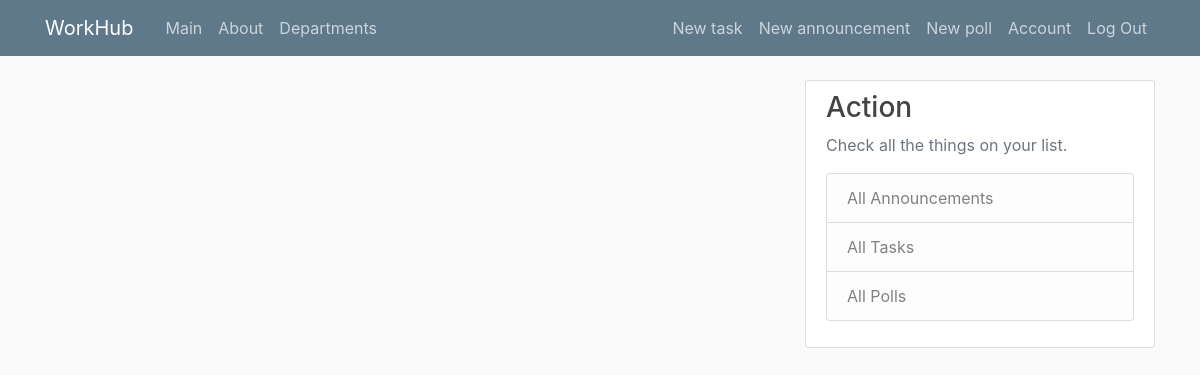
Before: /all_tasks (signed in) with the older database file.
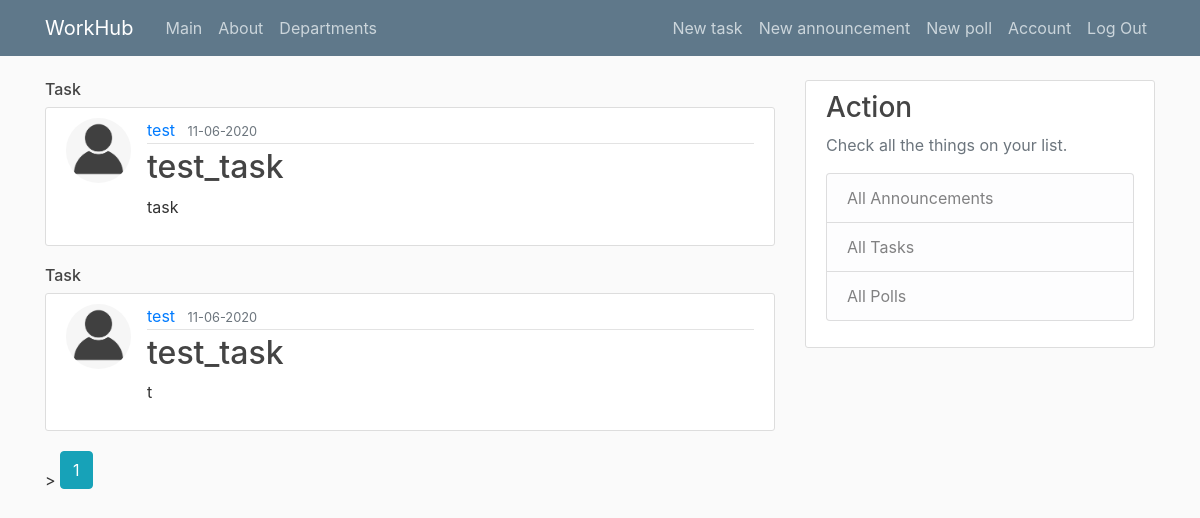
After: the same page with the newer database file.
### scheduler/models.py (models this page shows, shortened)
class Task(db.Model):
    id = db.Column(db.Integer, primary_key=True)
    title = db.Column(db.String(100), nullable=False)
    date_posted = db.Column(db.DateTime, nullable=False, default=datetime.utcnow)
    content = db.Column(db.Text, nullable=False)
    user_id = db.Column(db.Integer, db.ForeignKey('user.id'), nullable=False)

class User(db.Model, UserMixin):
    id = db.Column(db.Integer, primary_key=True)
    username = db.Column(db.String(20), unique=True, nullable=False)
    email = db.Column(db.String(120), unique=True, nullable=False)
    is_manager = db.Column(db.Boolean, nullable=False)
    dept = db.Column(db.String(60), nullable=False)
    image_file = db.Column(db.String(20), nullable=False, default='default.jpg')
    password = db.Column(db.String(60), nullable=False)
    announcement = db.relationship('Announcement', backref='author', lazy=True)
    poll = db.relationship('Poll', backref='author', lazy=True)
    task = db.relationship('Task', backref='author', lazy=True)

### scheduler/routes.py (the view)
@app.route("/all_tasks", methods=['GET', 'POST'])
def all_tasks():
	page = request.args.get('page', 1, type = int)
	task_ids = []
	task_ids = db.session.query(Task_recipent.task_id).filter(Task_recipent.recipient == current_user.id)
	tasks = Task.query.filter(Task.id.in_(task_ids)).paginate(per_page = 5)
	return render_template('all_tasks.html', tasks =tasks, title = 'All tasks')

### scheduler/models.py (called while the page is built)
@login_manager.user_loader
def load_user(user_id):
    return User.query.get(int(user_id))

### scheduler/templates/all_tasks.html
{% extends "layout.html" %}
{% block content %}
	{% for task in tasks.items %}
        <h6>Task</h6>
        <article class="media content-section">
          <img class = "rounded-circle article-img" src = "{{ url_for('static', filename = 'profile_pics/' + task.author.image_file) }}">
          <div class="media-body">
            <div class="article-metadata">
              <a class="mr-2" href="#">{{ task.author.username }}</a>
              <small class="text-muted">{{task.date_posted.strftime('%m-%d-%Y') }}</small>
            </div>
            <h2><a class="article-title" href="{{url_for('task', task_id = task.id)}}">{{ task.title }}</a></h2>
            <p class="article-content">{{ task.content }}</p>
          </div>
        </article>
	{% endfor  %}
  {% for page_num in tasks.iter_pages(left_edge = 1, right_edge = 1, left_current = 1, right_current = 2) %}
    {% if page_num %}
      {% if tasks.page == page_num %}>
        <a class = "btn btn-info mb-4" href = "{{ url_for('main', page = page_num)}} ">{{page_num}} </a>
      {% else %}
        <a class = "btn btn-outline-info mb-4" href = "{{ url_for('main', page = page_num)}} ">{{page_num}} </a>
      {% endif %}
    {% else %}
      ...
    {% endif %}
  {% endfor %}
{% endblock content  %}

### scheduler/templates/layout.html (shortened to what this page needs)
<!DOCTYPE html>
<html>
<head>
    <link rel="stylesheet" href="https://maxcdn.bootstrapcdn.com/bootstrap/4.0.0/css/bootstrap.min.css">
    <link rel="stylesheet" type="text/css" href="{{ url_for('static', filename='main.css') }}">
</head>
<body>
    <header class="site-header">
      <nav class="navbar navbar-expand-md navbar-dark bg-steel fixed-top">
        <div class="container">
          <a class="navbar-brand mr-4" href="/">WorkHub</a>
          <div class="collapse navbar-collapse" id="navbarToggle">
            <div class="navbar-nav mr-auto">
              <a class="nav-item nav-link" href="{{ url_for('main') }}">Main</a>
              <a class="nav-item nav-link" href="{{ url_for('about') }}">About</a>
              <a class="nav-item nav-link" href="{{ url_for('depts') }}">Departments</a>
            </div>
            <div class="navbar-nav">
              {% if current_user.is_authenticated %}
              {% if current_user.is_manager %}
              <a class="nav-item nav-link" href="{{ url_for('new_task') }}">New task</a>
              <a class="nav-item nav-link" href="{{ url_for('new_announcement') }}">New announcement</a>
              <a class="nav-item nav-link" href="{{ url_for('new_poll') }}">New poll</a>
              {% endif %}
              <a class="nav-item nav-link" href="{{ url_for('account') }}">Account</a>
              <a class="nav-item nav-link" href="{{ url_for('logout') }}">Log Out</a>
              {% else %}
                <a class="nav-item nav-link" href="{{ url_for('login') }}">Login</a>
                <a class="nav-item nav-link" href="{{ url_for('register') }}">Register</a>
                {% endif %}
            </div>
          </div>
        </div>
      </nav>
    </header>
    <main role="main" class="container">
      <div class="row">
        <div class="col-md-8">
          {% block content %}{% endblock %}
        </div>
        <div class="col-md-4">
          <div class="content-section">
            <h3>Action</h3>
            <p class='text-muted'> Check all the things on your list.
              <ul class="list-group">
                <a class="list-group-item list-group-item-light" href="{{ url_for('all_announcements') }}">All Announcements</a>
                <a class="list-group-item list-group-item-light" href="{{ url_for('all_tasks') }}">All Tasks</a>
                <a class="list-group-item list-group-item-light" href="{{ url_for('all_polls') }}">All Polls</a>
              </ul>
            </p>
          </div>
        </div>
      </div>
    </main>
</body>
</html>

### scheduler/static/main.css (style rules this page uses)
body { background: #fafafa; color: #333333; margin-top: 5rem; }
h1, h2, h3, h4, h5, h6 { color: #444444; }
.bg-steel { background-color: #5f788a; }
.site-header .navbar-nav .nav-link { color: #cbd5db; }
.content-section { background: #ffffff; padding: 10px 20px; border: 1px solid #dddddd; border-radius: 3px; margin-bottom: 20px; }
.article-title { color: #444444; }
.article-content { white-space: pre-line; }
.article-img { height: 65px; width: 65px; margin-right: 16px; }
.article-metadata { padding-bottom: 1px; margin-bottom: 4px; border-bottom: 1px solid #e3e3e3 }

Changed rows visible on the page:
added Task: image_file (placeholder picture), author.username "test", date_posted "11-06-2020", title "test_task", content "task"
added Task: image_file (placeholder picture), author.username "test", date_posted "11-06-2020", title "test_task", content "t"
Other visible differences:
new list line: "> 1"
